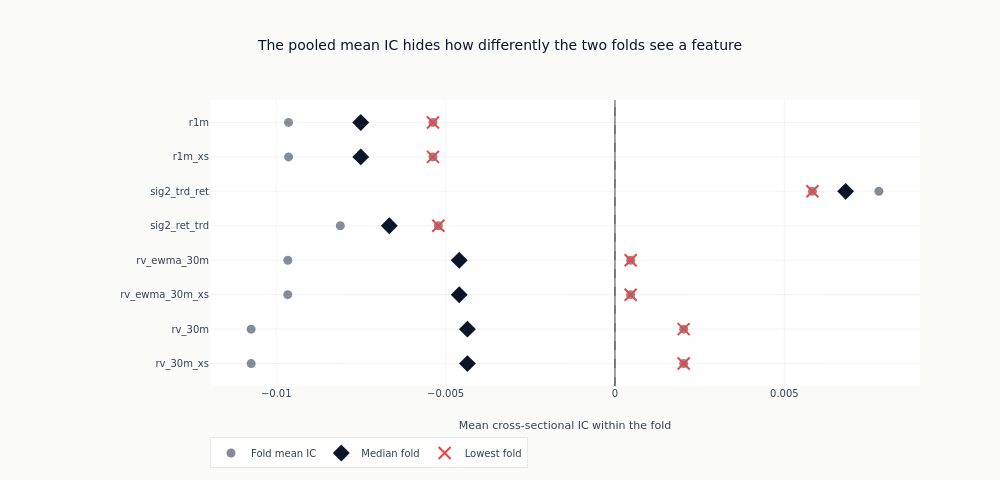

The notebook cell saved with this chart:
### Code cell
stability_features = [name for name in reversed(leaders) if name in fold_stats]
if stability_features:
    fig = go.Figure()
    _ = fig.add_trace(
        go.Scatter(
            x=[value for name in stability_features for value in fold_stats[name]["fold_ics"]],
            y=[name for name in stability_features for _ in fold_stats[name]["fold_ics"]],
            mode="markers",
            marker={"color": COLORS["neutral"], "size": 9, "opacity": 0.6},
            name="Fold mean IC",
        )
    )
    _ = fig.add_trace(
        go.Scatter(
            x=[fold_stats[name]["median_fold_ic"] for name in stability_features],
            y=stability_features,
            mode="markers",
            marker={"color": COLORS["blue"], "size": 13, "symbol": "diamond"},
            name="Median fold",
        )
    )
    _ = fig.add_trace(
        go.Scatter(
            x=[fold_stats[name]["worst_fold_ic"] for name in stability_features],
            y=stability_features,
            mode="markers",
            marker={
                "color": COLORS["negative"],
                "size": 12,
                "symbol": "x-thin",
                "line": {"width": 2, "color": COLORS["negative"]},
            },
            name="Lowest fold",
        )
    )
    _ = fig.add_vline(x=0, line={"color": COLORS["neutral"], "width": 0.8, "dash": "dash"})
    fig.update_layout(
        title="The pooled mean IC hides how differently the two folds see a feature",
        xaxis_title="Mean cross-sectional IC within the fold",
        height=480,
        width=1000,
        margin={"l": 210},
        legend={"orientation": "h", "y": -0.18},
    )
    show_plotly_with_alt(
        fig,
        "Each feature's mean information coefficient in its median fold against the same measure in its weakest fold, showing how far apart the two folds place the same feature.",
    )

### Figure 1 — Plotly figure (JSON) as saved in the notebook; plotly's stock layout.template omitted (floating-point values rounded to 4 significant figures)
{"data": [{"marker": {"color": "#334155", "opacity": 0.6, "size": 9}, "mode": "markers", "name": "Fold mean IC", "type": "scatter", "x": [-0.01074, 0.002028, -0.01074, 0.002028, -0.009659, 0.000463, -0.009659, 0.000463, -0.005214, -0.00811, 0.005829, 0.007791, -0.009637, -0.005373, -0.009637, -0.005373], "y": ["rv_30m_xs", "rv_30m_xs", "rv_30m", "rv_30m", "rv_ewma_30m_xs", "rv_ewma_30m_xs", "rv_ewma_30m", "rv_ewma_30m", "sig2_ret_trd", "sig2_ret_trd", "sig2_trd_ret", "sig2_trd_ret", "r1m_xs", "r1m_xs", "r1m", "r1m"]}, {"marker": {"color": "#0a1628", "size": 13, "symbol": "diamond"}, "mode": "markers", "name": "Median fold", "type": "scatter", "x": [-0.004357, -0.004357, -0.004598, -0.004598, -0.006662, 0.00681, -0.007505, -0.007505], "y": ["rv_30m_xs", "rv_30m", "rv_ewma_30m_xs", "rv_ewma_30m", "sig2_ret_trd", "sig2_trd_ret", "r1m_xs", "r1m"]}, {"marker": {"color": "#ef4444", "line": {"color": "#ef4444", "width": 2}, "size": 12, "symbol": "x-thin"}, "mode": "markers", "name": "Lowest fold", "type": "scatter", "x": [0.002028, 0.002028, 0.000463, 0.000463, -0.005214, 0.005829, -0.005373, -0.005373], "y": ["rv_30m_xs", "rv_30m", "rv_ewma_30m_xs", "rv_ewma_30m", "sig2_ret_trd", "sig2_trd_ret", "r1m_xs", "r1m"]}], "layout": {"height": 480, "legend": {"orientation": "h", "y": -0.18}, "margin": {"l": 210}, "shapes": [{"line": {"color": "#334155", "dash": "dash", "width": 0.8}, "type": "line", "x0": 0, "x1": 0, "xref": "x", "y0": 0, "y1": 1, "yref": "y domain"}], "title": {"text": "The pooled mean IC hides how differently the two folds see a feature"}, "width": 1000, "xaxis": {"title": {"text": "Mean cross-sectional IC within the fold"}}}}
